Frame 1 (no input): blank canvas, image omitted
Frame 60 (the mouse pressed at the canvas centre just before this capture): blank canvas, image omitted
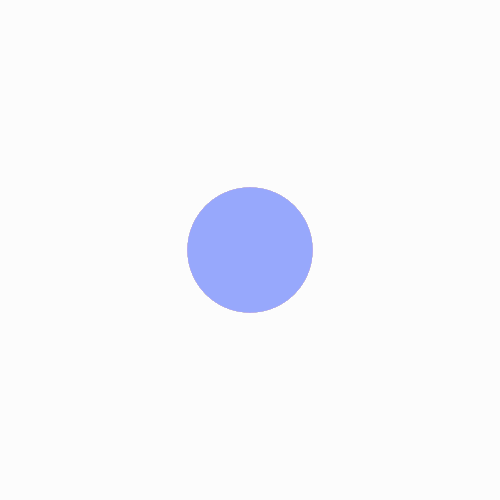
Frame 120 (the mouse held since frame 60 and released just before this capture)

The Processing sketch whose frames 1 and 60 were blank and that drew this single picture after the mouse press (run headless with seeded random() and noise(); from frame 60 on, the mouse is pressed at the canvas centre):

// Processing sketch: processing_174528
// ── processing_174528.pde

int x = 0;

void setup(){
    size(500,500);
    colorMode(HSB,100);
    background(99);
    frameRate(10);
 }

 void draw(){
    fill(random(100), 40, 99);
    noStroke();
    smooth();
   ellipse(mouseX, mouseY, pmouseX/2, pmouseX/2);
 } 
 
 void mousePressed(){
  background(99);
}

void keyPressed(){
  
  switch(key) {
  case 'a':
  background(99);
  println("a");
  break;
  }
}
